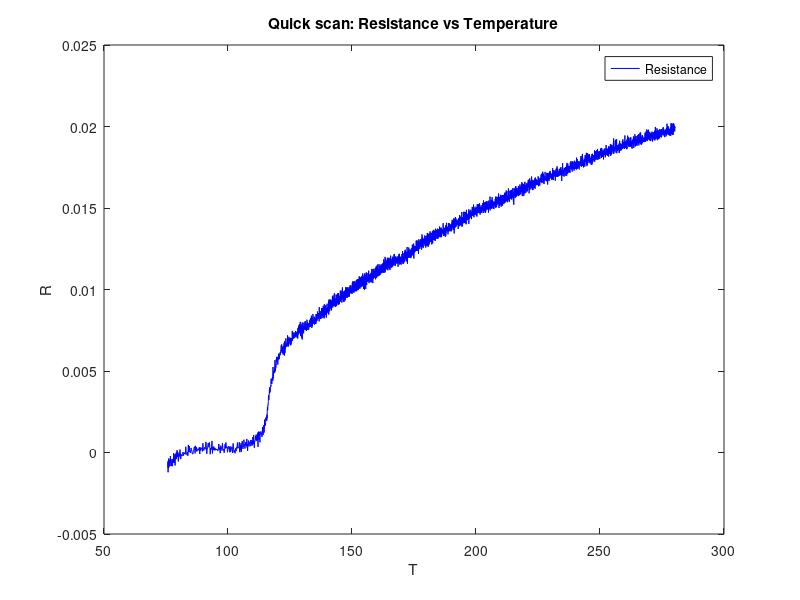

The MATLAB source for this figure:
% Plot the data for the fast heating of the superconductor
clear; close all; clc;

% import data
fastR=importdata('fastHeatR.csv');
fastV=importdata('fastHeatV.csv');

% Convert voltage to temperature
Voff=0.000366;
Vo=0.460024;
a0=-0.002698;
fastT=(fastV+Voff-Vo)./a0+273;

% initialize time array
time=linspace(0,100,length(fastR));

% plot the data
%plot(time,fastV,'r-',time,fastR,'b-',fastV,fastR,'k-')
figure
plot(fastT,fastR,'b-')
title('Quick scan: Resistance vs Temperature')
legend('Resistance')
xlabel('T')
ylabel('R')
